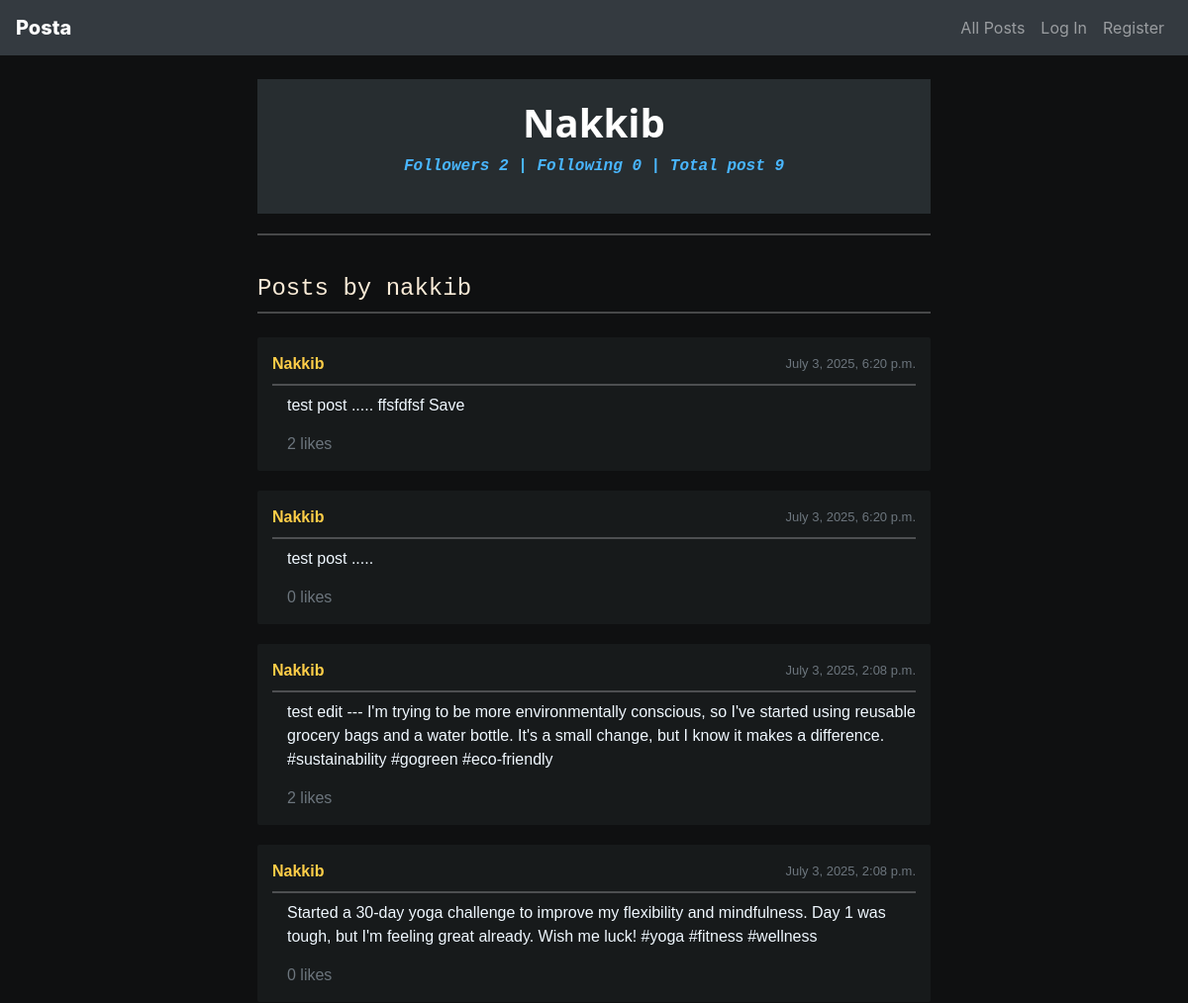
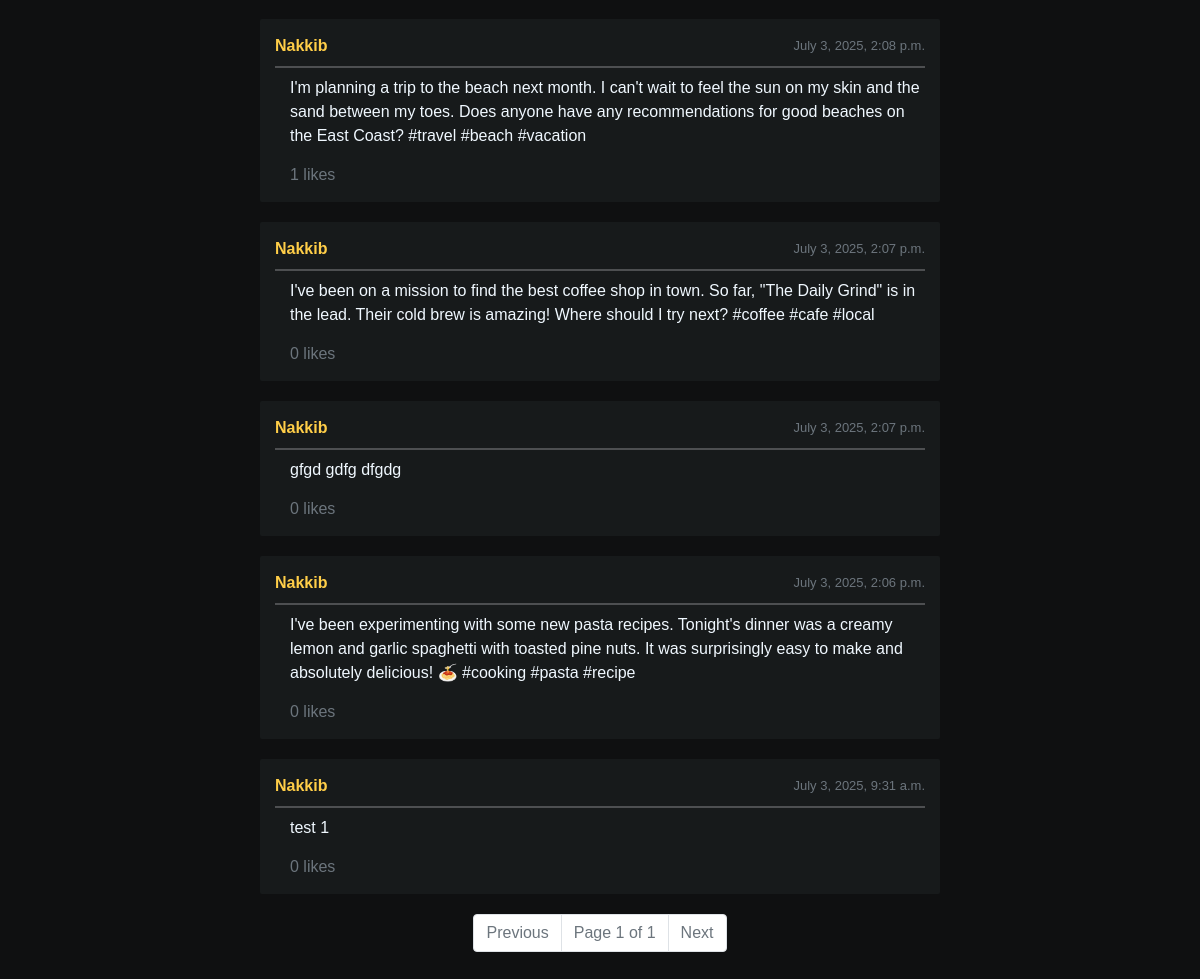
Page /profile/nakkib/ on the committed database (2 pictures, top to bottom).
### network/models.py (models this page shows, shortened)
class User(AbstractUser):
    followers = models.ManyToManyField(
        "self",
        related_name="following",
        symmetrical=False,
        blank=True,
    )

class Post(models.Model):
    user = models.ForeignKey(User, on_delete=models.CASCADE, related_name="posts")
    content = models.TextField()
    timestamp = models.DateTimeField(auto_now_add=True)
    like_count = models.PositiveIntegerField(default=0)
    liked_by = models.ManyToManyField(
        User,
        related_name="liked_posts",
        blank=True,
    )

### network/views.py (the view)
# urls.py: path("profile/<str:username>/", views.profile, name="profile"),
def profile(request, username):
    try:
        user = User.objects.get(username=username)
    except User.DoesNotExist:
        return render(request, "network/profile.html", {
            "error": "User not found."
        })
    user_posts = Post.objects.filter(user=user).order_by("-timestamp")
    is_following = False
    if request.user.is_authenticated and request.user != user:
        is_following = user.followers.filter(id=request.user.id).exists()
    paginator = Paginator(user_posts, 10)
    page_number = request.GET.get('page', 1)
    page_obj = paginator.get_page(page_number)
    return render(request, "network/profile.html", {
        "user": user,
        "posts": page_obj,
        "is_following": is_following,
    })

### network/templates/network/profile.html (shortened to what this page needs)
{% extends "network/layout.html" %}
{% load static %}
{% block body %}
    <div class="profile-head">
    <h1 class="profile-title"> {{ user.username|capfirst }} </h1>
    <p class="profile-follow-text">
        Followers {{ user.followers.count }}  | Following {{ user.following.count }} | Total post {{ user.posts.count }}
    </p>
</div>
    <hr>
    <br>
<h4 style="font-family: 'Courier New', Courier, monospace; color: antiquewhite;" >Posts by {{ user.username }} </h4>
<hr class="my-2" >
    <div id="posts-container" class="mt-4">
        {% for post in posts %}
        <div class="post">
            <div class="post-header">
                        <a href="{% url 'profile' post.user.username %}"> <strong>{{ post.user.username|title }}</strong> </a>
                        <span class="text-muted float-end" style="font-size: small;">
                            {{ post.timestamp }}</span>
                    </div>
                    <hr class="my-2 hr">
                    <div class="post-content">
                        {{ post.content }}
                    </div>
                    <div class="post-actions">
                        <span class="text-muted " id="like_count_{{ post.id }}"> {{ post.like_count }} likes</span>
                    </div>
            </div>
        {% empty %}
            <p>No posts available.</p>
        {% endfor %}
    </div>
<nav aria-label="Page navigation">
    <ul class="pagination justify-content-center">
        {% if posts.has_previous %}
            <li class="page-item">
                <a class="page-link" href="?page={{ posts.previous_page_number }}">Previous</a>
            </li>
        {% else %}
            <li class="page-item disabled">
                <a class="page-link" href="#" tabindex="-1" aria-disabled="true">Previous</a>
            </li>
        {% endif %}
        <li class="page-item disabled">
            <a class="page-link" href="#">Page {{ posts.number }} of {{ posts.paginator.num_pages }}</a>
        </li>
        {% if posts.has_next %}
            <li class="page-item">
                <a class="page-link" href="?page={{ posts.next_page_number }}">Next</a>
            </li>
        {% else %}
            <li class="page-item disabled">
                <a class="page-link" href="#" tabindex="-1" aria-disabled="true">Next</a>
            </li>
        {% endif %}
    </ul>
</nav>
{% endblock %}

### network/static/network/styles.css (style rules this page uses)
body, html { background-color: #0f1011; color: #ffffff; }
.post { background-color: #171a1b; border-radius: 2px; padding: 15px; margin-bottom: 20px; }
.post-content { font-size: 16px; line-height: 1.5; margin-left: 15px; color: aliceblue; }
.post-header { display: flex; justify-content: space-between; align-items: center; }
hr { border: none; border-top: 2px solid #dfe1e544; }
.profile-follow-text { font-family: 'Courier New', Courier, monospace; font-weight: bold; font-style: italic; color: rgb(73, 182, 255); }
.profile-head { text-align: center; margin-bottom: 20px; background-color: #272d30; padding: 20px 20px; }
.profile-title { font-family: Segoe UI; font-weight: 900; color: #ffffff; }
.post-header a { text-decoration: none; color: #ffce48; }
.post-actions { display: flex; margin-left: 15px; margin-top: 15px; }
body { color: #ffffff; }

### rows in the picture
User: username "Nakkib", followers.count "2", following.count "0", posts.count "9", username "nakkib"
Post: user.username "Nakkib", timestamp "July 3, 2025, 6:20 p.m.", content "test post ..... ffsfdfsf Save", like_count "2"
Post: user.username "Nakkib", timestamp "July 3, 2025, 6:20 p.m.", content "test post .....", like_count "0"
Post: user.username "Nakkib", timestamp "July 3, 2025, 2:08 p.m.", content "test edit --- I'm trying to be more environmentally conscious, so I've started using reusable grocery bags and a water bottle. It's a small change, but I know it makes a difference. #sustainability #gogreen #eco-friendly", like_count "2"
Post: user.username "Nakkib", timestamp "July 3, 2025, 2:08 p.m.", content "Started a 30-day yoga challenge to improve my flexibility and mindfulness. Day 1 was tough, but I'm feeling great already. Wish me luck! #yoga #fitness #wellness", like_count "0"
Post: user.username "Nakkib", timestamp "July 3, 2025, 2:08 p.m.", content "I'm planning a trip to the beach next month. I can't wait to feel the sun on my skin and the sand between my toes. Does anyone have any recommendations for good beaches on the East Coast? #travel #beach #vacation", like_count "1"
Post: user.username "Nakkib", timestamp "July 3, 2025, 2:07 p.m.", content "I've been on a mission to find the best coffee shop in town. So far, \"The Daily Grind\" is in the lead. Their cold brew is amazing! Where should I try next? #coffee #cafe #local", like_count "0"
Post: user.username "Nakkib", timestamp "July 3, 2025, 2:07 p.m.", content "gfgd gdfg dfgdg", like_count "0"
Post: user.username "Nakkib", timestamp "July 3, 2025, 2:06 p.m.", content "I've been experimenting with some new pasta recipes. Tonight's dinner was a creamy lemon and garlic spaghetti with toasted pine nuts. It was surprisingly easy to make and absolutely delicious! 🍝 #cooking #pasta #recipe", like_count "0"
Post: user.username "Nakkib", timestamp "July 3, 2025, 9:31 a.m.", content "test 1", like_count "0"

### other values in the picture
{{ posts.number }} "1"
{{ posts.paginator.num_pages }} "1"
